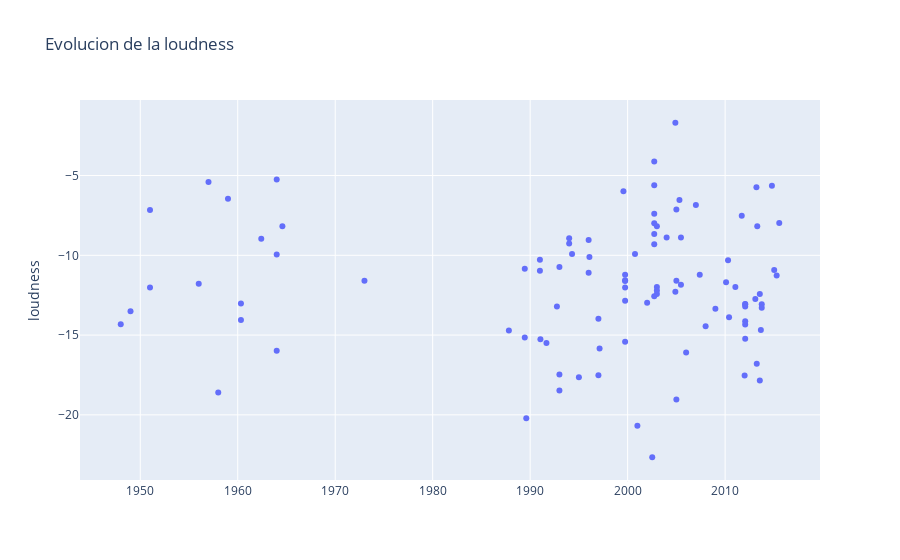

Notebook code for this chart:
### Code cell
# import graph objects as "go"
import plotly.graph_objs as go

trace10 = go.Scatter(x=dfSortByReleaseDate["release_date"], y=dfSortByReleaseDate["loudness"], name="loudness", mode="markers")
# Creating trace1

data = [trace1,trace10]

layout = dict(title = 'Evolucion de la loudness',
             xaxis= dict(title= '',ticklen=.05, ticks="outside", tickson="boundaries"), 
           )

fig = go.Figure(data = trace10, layout=layout)

fig.update_yaxes(title_text="loudness")

fig.show()
